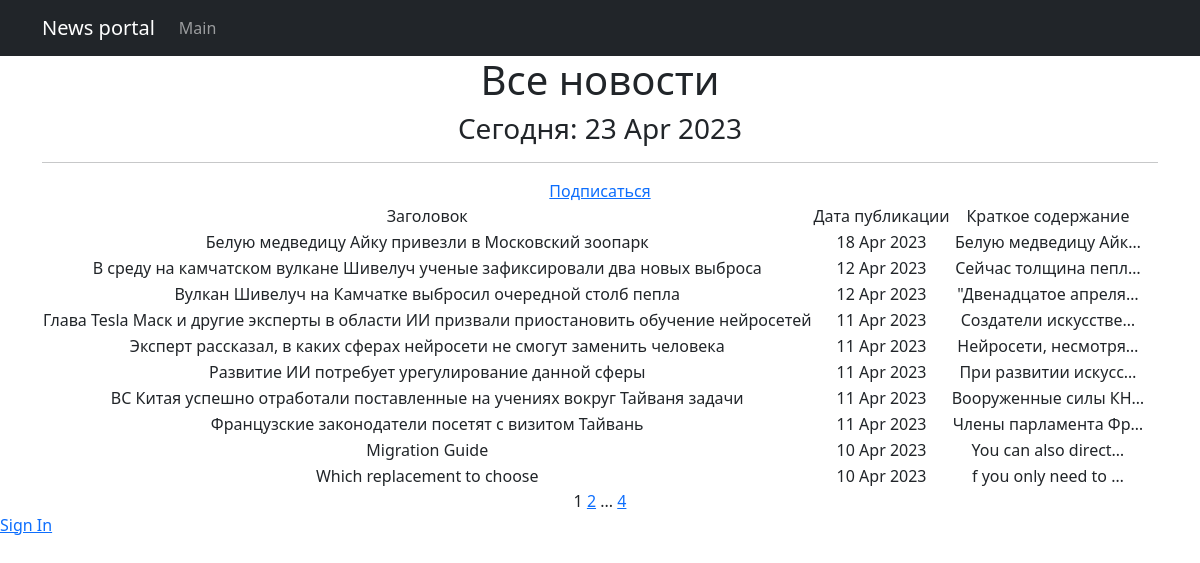
Before: /news/ with the older database file.
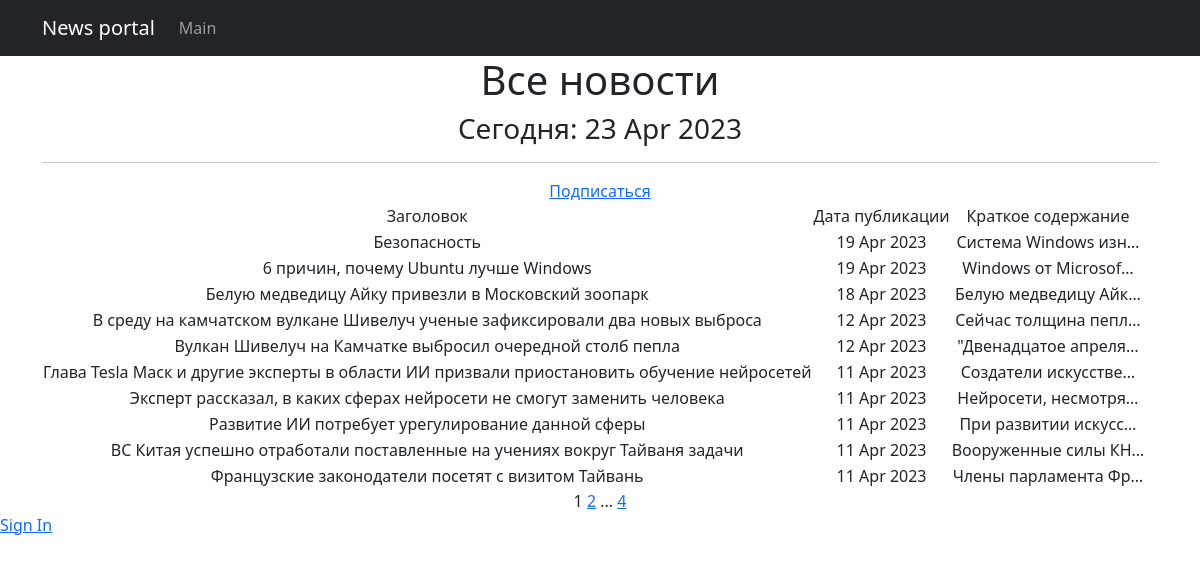
After: the same page with the newer database file.
### chitchat/models.py (models this page shows, shortened)
class Post(models.Model):
    news = 'N'
    article = 'A'
    POST_TYPES = [
        (news, 'Новость'),
        (article, 'Статья')
    ]
    author = models.ForeignKey(Author, on_delete=models.CASCADE, verbose_name='автор')
    post_type = models.CharField(
        max_length=1, choices=POST_TYPES,
        default=article, verbose_name='тип новости'
    )
    time_creation = models.DateTimeField(auto_now_add=True)
    post_category = models.ManyToManyField(Category, through='PostCategory')
    title = models.CharField(max_length=100, unique=True, verbose_name='заголовок')
    text = models.TextField(verbose_name='текст')
    rating = models.IntegerField(default=0, verbose_name='рейтинг')
    class Meta:
        verbose_name = 'новость'
        verbose_name_plural = 'новости'

### chitchat/views.py (the view)
# urls.py: path('', cache_page(60)(PostList.as_view()), name='post_list'),
class PostList(ListView):
    model = Post
    ordering = '-time_creation'
    template_name = 'news.html'
    context_object_name = 'news'
    paginate_by = 10
    def get_queryset(self):
        queryset = super().get_queryset()
        self.filterset = PostFilter(self.request.GET, queryset)
        return self.filterset.qs
    def get_context_data(self, **kwargs):
        context = super().get_context_data(**kwargs)
        context['filterset'] = self.filterset
        return context

### chitchat/models.py (called while the page is built)
    def __str__(self):
        return f'{self.name.title()}'

### chitchat/templatetags/censor_filter.py (called while the page is built)
@register.filter()
def censor(text):
    for word in text.split():
        if word.lower() in RUDE_WORDS:
            text = text.replace(word, f"{word[0]}{'*'*(len(word)-1)}")
    return text

### chitchat/templatetags/custom_tags.py (called while the page is built)
@register.simple_tag()
def current_time(format_string='%b %d %Y'):
    return datetime.utcnow().strftime(format_string)

@register.simple_tag(takes_context=True)
def url_replace(context, **kwargs):
    d = context['request'].GET.copy()
    for k, v in kwargs.items():
        d[k] = v
    return d.urlencode()

### templates/news.html (shortened to what this page needs)
{% extends 'flatpages/default.html' %}
{% load censor_filter %}
{% load custom_tags %}
{% load cache %}
{% block content %}
    {% cache 30 header %}
        <h1>Все новости</h1>
        <h3>Сегодня: {% current_time '%d %b %Y' %}</h3>
        <hr>
    {% endcache %}
    <a href="{% url 'subscriptions' %}">Подписаться</a>
    {% if news %}
        <table>
            <tr>
                <td>Заголовок</td>
                <td>Дата публикации</td>
                <td>Краткое содержание</td>
            </tr>
            {% for post in news %}
            <tr>
                <td>{{ post.title }}</td>
                <td>{{ post.time_creation|date:'d M Y' }}</td>
                <td>{{ post.text|censor|truncatechars:20 }}</td>
                <td>
            </tr>
            {% endfor %}
        </table>
    {% else %}
        <h2>Новостей нет!</h2>
    {% endif %}
    {{ page_obj.number }}
    {% if page_obj.has_next %}
        <a href="?{% url_replace page=page_obj.next_page_number %}">{{ page_obj.next_page_number }}</a>
        {% if paginator.num_pages != page_obj.next_page_number %}
            ...
            <a href="?{% url_replace page=page_obj.paginator.num_pages %}">{{ page_obj.paginator.num_pages }}</a>
        {% endif %}
    {% endif %}
{% endblock content %}

### templates/flatpages/default.html (shortened to what this page needs)
<!DOCTYPE html>
{% load static %}
<html lang="en">
    <head>
        <link href="{% static 'css/styles.css' %}" rel="stylesheet" />
    </head>
    <body>
        <nav class="navbar navbar-expand-lg navbar-dark bg-dark static-top">
            <div class="container">
                <a class="navbar-brand" href="#">News portal</a>
                <div class="collapse navbar-collapse" id="navbarResponsive">
                    <ul class="navbar-nav ml-auto">
                        <li class="nav-item">
                            <a class="nav-link" href="/news/">Main</a>
                        </li>
                    </ul>
                </div>
            </div>
        </nav>
        <div class="container">
            <div class="row">
                <div class="col-lg-12 text-center">
                    {% block content %}{% endblock content %}
                </div>
            </div>
        </div>
    {% if request.user.is_authenticated %}
        <a href="{% url 'account_logout' %}">Sign Out</a>
    {% else %}
        <a href="{% url 'account_login' %}">Sign In</a>
    {% endif %}
    </body>
</html>

Changed rows visible on the page:
no longer on this page (row unchanged): Post: title "Migration Guide", time_creation "10 Apr 2023", text|censor "You can also direct…"
no longer on this page (row unchanged): Post: title "Which replacement to choose", time_creation "10 Apr 2023", text|censor "f you only need to …"
added Post: title "Безопасность", time_creation "19 Apr 2023", text|censor "Система Windows изн…"
added Post: title "6 причин, почему Ubuntu лучше Windows", time_creation "19 Apr 2023", text|censor "Windows от Microsof…"
